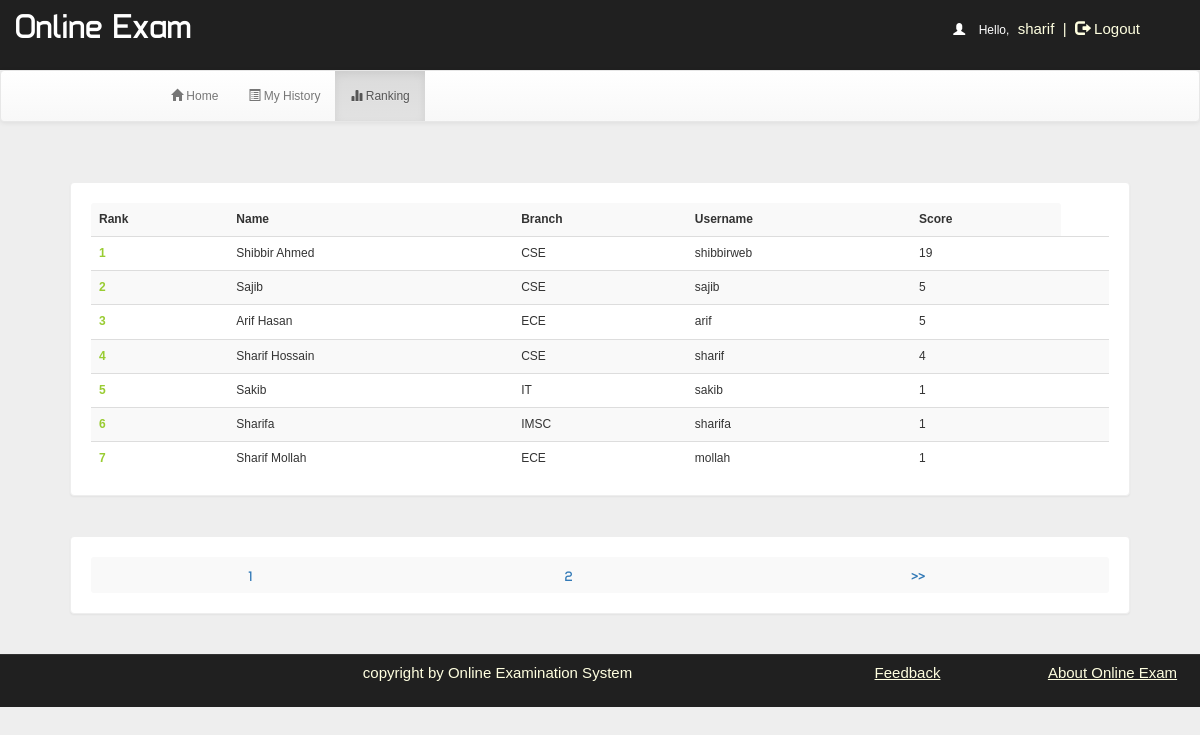
The page /account.php?q=3 (signed in) on the database as committed earlier.
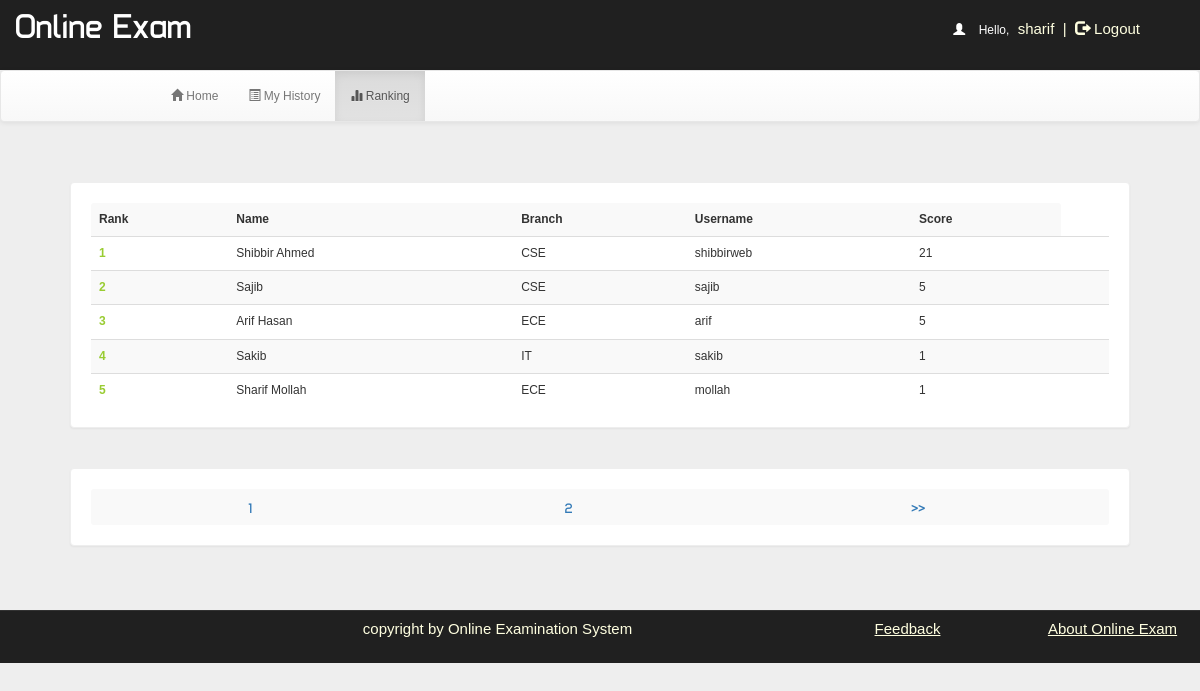
The same page on the database as committed later.
### tables this page shows
CREATE TABLE `rank` (
  `id` int(100) NOT NULL,
  `username` varchar(50) NOT NULL,
  `score` int(11) NOT NULL,
  `time` timestamp NOT NULL DEFAULT CURRENT_TIMESTAMP ON UPDATE CURRENT_TIMESTAMP
);

CREATE TABLE `user` (
  `id` int(100) NOT NULL,
  `name` varchar(50) NOT NULL,
  `rollno` varchar(20) NOT NULL,
  `branch` varchar(20) NOT NULL,
  `status` tinyint(4) NOT NULL DEFAULT '1',
  `gender` varchar(5) NOT NULL,
  `username` varchar(50) NOT NULL,
  `phno` bigint(20) NOT NULL,
  `password` varchar(50) NOT NULL
);

### account.php (the view, shortened to what the changed rows need)
<!DOCTYPE html PUBLIC "-//W3C//DTD XHTML 1.0 Transitional//EN" "http://www.w3.org/TR/xhtml1/DTD/xhtml1-transitional.dtd">
<html xmlns="http://www.w3.org/1999/xhtml">
<head>
<link  rel="stylesheet" href="css/bootstrap.min.css"/>
 <link  rel="stylesheet" href="css/bootstrap-theme.min.css"/>
 <link rel="stylesheet" href="css/main.css">
 <link  rel="stylesheet" href="css/font.css">
</head>
<body>
 <?php
 include_once 'dbConnection.php';
if (!(isset($_SESSION['username']))) {
    header("location:index.php");
} else {
    $name     = $_SESSION['name'];
    $username = $_SESSION['username'];
}
?>
<div class="bg">
<div class="container">
<div class="row">
<div class="col-md-12">
<?php
if (@$_GET['q'] == 3) {
    if(isset($_GET['show'])){
        $show = $_GET['show'];
        $showfrom = (($show-1)*10) + 1;
        $showtill = $showfrom + 9;
    }
    else{
        $show = 1;
        $showfrom = 1;
    }
    $q = mysqli_query($con, "SELECT * FROM rank") or die('Error223');
    echo '<div class="panel title">
<table class="table table-striped title1" >
<tr><td style="vertical-align:middle"><b>Rank</b></td><td style="vertical-align:middle"><b>Name</b></td><td style="vertical-align:middle"><b>Branch</b></td><td style="vertical-align:middle"><b>Username</b></td><td style="vertical-align:middle"><b>Score</b></td></tr>';
    $c = $showfrom-1;
    $total = mysqli_num_rows($q);
    if($total >= $showfrom){
        $q = mysqli_query($con, "SELECT * FROM rank ORDER BY score DESC, time ASC LIMIT ".($showfrom-1).",10") or die('Error223');
        while ($row = mysqli_fetch_array($q)) {
            $e = $row['username'];
            $s = $row['score'];
            $q12 = mysqli_query($con, "SELECT * FROM user WHERE username='$e' ") or die('Error231');
            while ($row = mysqli_fetch_array($q12)) {
                $name     = $row['name'];
                $branch   = $row['branch'];
                $username = $row['username'];
            }
            $c++;
            echo '<tr><td style="color:#99cc32"><b>' . $c . '</b></td><td style="vertical-align:middle">' . $name . '</td><td style="vertical-align:middle">' . $branch . '</td><td style="vertical-align:middle">' . $username . '</td><td style="vertical-align:middle">' . $s . '</td><td style="vertical-align:middle">';
        }
    }
    else{
    }
    echo '</table></div>';
    echo '<div class="panel title"><table class="table table-striped title1" ><tr>';
    $total = round($total/10) + 1;
    if(isset($_GET['show'])){
        $show = $_GET['show'];
    }
    else{
        $show = 1;
    }
    if($show == 1 && $total==1){
    }
    else if($show == 1 && $total!=1){
        $i = 1;
        while($i<=$total){
            echo '<td style="vertical-align:middle;text-align:center"><a style="font-size:14px;font-family:typo;font-weight:bold" href="account.php?q=3&show='.$i.'">&nbsp;'.$i.'&nbsp;</a></td>';
            $i++;
        }
    }
    echo '</tr></table></div>';
}
?>
</div></div></div></div>
</body>
</html>

Rows that differ between the two databases and show on the page:
removed rank: user.name "Sharif Hossain", user.branch "CSE", user.username "sharif", score "4"
removed rank: user.name "Sharifa", user.branch "IMSC", user.username "sharifa", score "1"
changed rank "Shibbir Ahmed": score "19" → "21"
